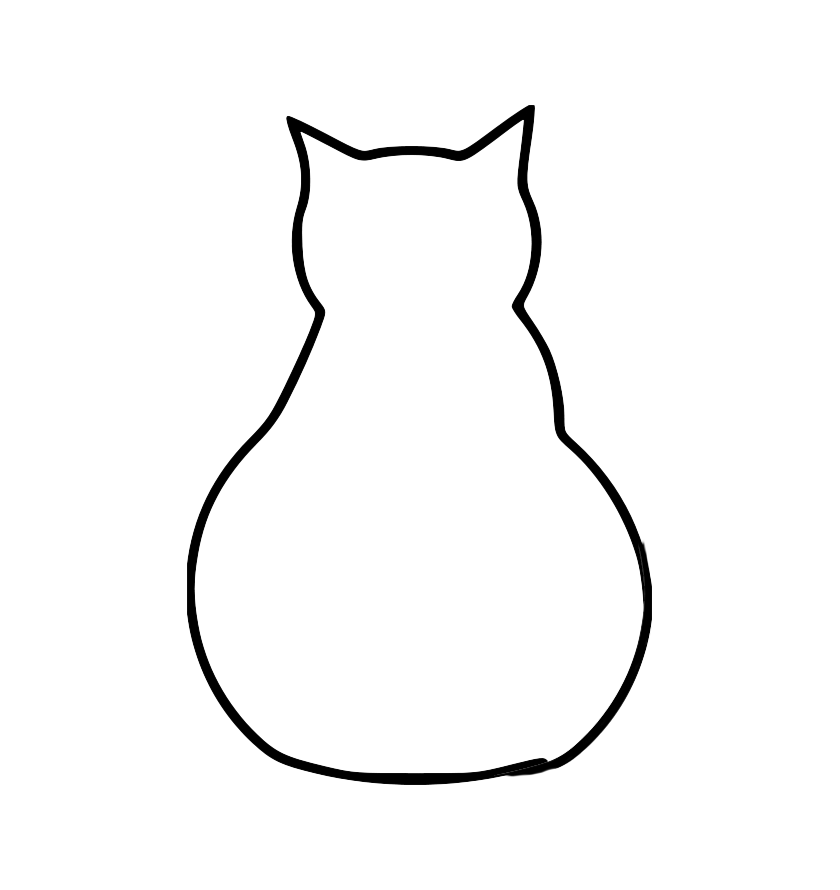
%> input picture catCopy.png, 840 x 890 px
$ octave images4.m   (GNU Octave 9; MATLAB toolbox functions it lacks are replaced by stand-ins)
%> lines starting %> are read from the running program, lines starting %| are printed output that depends on the picture; in (x1, y1, x2, y2) boxes, pixels count from 0 and x2, y2 are one past the last pixel; in counts of white or black regions, pixels touching at a corner belong together; the program's own positions count from 1
clear variables
close all
%s = serialport("COM3",115200); %serial port COM+# to connect with robotic arm
imdata = imread("catCopy.png");
%> imdata is the input picture: size 890x840x3 uint8; min 0, max 255, mean 248.6
imdata = imresize(imdata,[140 NaN]);
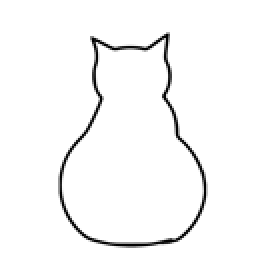
%> imdata: size 140x133x3 uint8 (shown 2 times larger); min 0, max 255, mean 248.4
imdata = im2bw(imdata);  %recommends imbinarize instead of im2bw
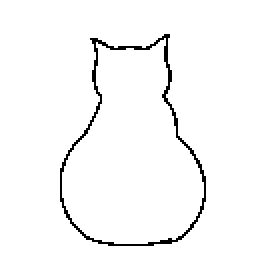
%> imdata: size 140x133 logical (shown 2 times larger); 97.5% white; black in thin lines or dots, all inside (x1, y1, x2, y2) = (30, 17, 103, 123)
imdata = ~imdata;

data = bwmorph(imdata,'skel'); %need image processing
data = bwmorph(data,'thin',Inf);
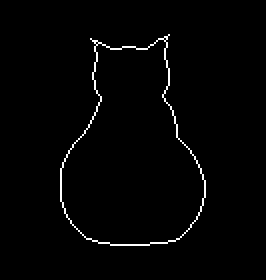
%> data: size 140x133 logical (shown 2 times larger); 1.5% white in thin lines or dots, all inside (x1, y1, x2, y2) = (30, 17, 103, 123)
imshow(data);
data = bwmorph(data,'spur');
%> data: size 140x133 logical; 1.5% white in thin lines or dots, all inside (x1, y1, x2, y2) = (30, 18, 103, 123)
figure
imshow(data);
title("thin");
B = double(imdata);
[row, col] = find(B == 1);
%> row = 458 values from 18 to 123; col = 458 values from 31 to 103
[test]= find(B==1);
%> test = 458 values from 4285 to 14381

X1 = zeros(round((length(row)-1)/4),1); Y1 = zeros(size(X1));
a = 1;
for i = 1:4:length(row)    %get correct X Y coordinate for robotic arm
    X1(a)= 280 - row(i);
    Y1(a) = 75 - col(i);
    a = a+1;
end
%> this loop made 115 passes
%> i on passes 2 to 13: 5, 9, 13, 17, 21, 25, 29, 33, 37, 41, 45, 49
%> after the loop, X1 = 115 values, max 261 at index 73, min 157 at index 48, mean 206.7; Y1 = 115 values, max 44 at index 1, min -28 at index 113, mean 7.59; a = 116


X1 = num2str(X1);       %convert number to string
%> X1 = 115 items
Y1 = num2str(Y1);
%> Y1 = 115 items

%string concatenation to G-Code instruction
%ZABC coordinate does not change, keep end effector vertically down
%F2000 = speed 2000
code1 = strcat('M20 G90 G00 X' , X1 , ' Y',  Y1 , ' Z140 A0.00 B0.00 C0.00 F2000.00');
%> code1 = 115 items

%write(s,'M3S500','char') %Turn on the gripper
%pause(1)
%Write to robotic amr with zero coordinate G-Code instruction
%write(s,'M21 G90 G01 X0 Y0 Z0 A0 B0 C0 F2000','char')

%Search for start
[rowmax,colmax]= size(B);
%> rowmax = 140; colmax = 133
a = 0; b = 0;
for m=rowmax:-1:1
    for n=1:colmax
        if B(m,n)==1
            a = m;
            b = n; %found start, to be simple assume all connected etc
            break
        end
    end
    if B(m,n)==1
        a = m;
        b = n;%found start, to be simple assume all connected etc
        break
    end
end
%a&b are our start
%get the arm to a,b


%write(s, '','char') asdfasdfsdf %error tells where robot info is needed


B(a,b)=-1;           %-1 tells we already checked it
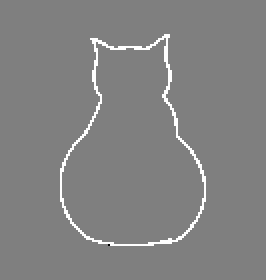
%> B: size 140x133 double (shown 2 times larger); min -1, max 1, mean 0.0245; drawn with min black and max white
%checks if all points are found
hold=(140*b)-(140-a);
%> hold = 7683
j=find(test==hold);
%> j = 189
test(j)=0;
k=find(test);
%> k = 457 values from 1 to 458
if(~isempty(k))  %if not empty
    %c is our completion check
    c=1;
    [B,e]=recursion(a,b,c,B,test,rowmax, colmax);
% [9 lines not run here, left out]
function [B,c] = recursion(a,b,c,B,test,rowmax, colmax)
%> called with a = 123, b = 55, c = 1, rowmax = 140, colmax = 133
while c~=0
    if a-1>=0 && b-1>=0 && a+1<=rowmax && b+1<=colmax
        %left
        if B(a,b-1)==1
            b=b-1;
            break
        end
        %up
        if B(a-1,b)==1
            a=a-1;
            break
        end
        %right
        if B(a,b+1)==1
            b=b+1;
            break
        end
        %down
        if B(a+1,b)==1
            a=a+1;
            break
        end
        %upleft
        if B(a-1,b-1)==1
            a=a-1;
            b=b-1;
            break
        end
        %upright
        if B(a-1,b+1)==1
            a=a-1;
            b=b+1;
            break
        end

        %downright
        if B(a+1,b+1)==1
            a=a+1;
            b=b+1;
            break
        end

        %downleft
        if B(a+1,b-1)==1
            a=a+1;
            b=b-1;
            break
        end
        %if it makes it through each direction without a 1, is a spur (has no
        %connecting spots so it must 'backtrack')
        %backtrack means going to places already marked -1 (will make thicker
        %line) but will find the next unmarked (1) spot. We know there are more
        %since there is a completion check when each new spot is found.
        %downleft

        if B(a+1,b-1)==-1
            a=a+1;
            b=b-1;
            break
        end
        %downright
        if B(a+1,b+1)==-1
            a=a+1;
            b=b+1;
            break
        end
        %upright
        if B(a-1,b+1)==-1
            a=a-1;
            b=b+1;
            break
        end
        %upleft
        if B(a-1,b-1)==-1
            a=a-1;
            b=b-1;
            break
        end
        %down
        if B(a+1,b)==-1
            a=a+1;
            break
        end
        %right
        if B(a,b+1)==-1
            b=b+1;
            break
        end
        %left
        if B(a,b-1)==-1
            b=b-1;
            break
        end
        %up
        if B(a-1,b)==-1
            a=a-1;
            break
        end

    end %if end

    %if surrounded by 0s and -2s or c>10
   % if c>=10
        %move arm up and goto next unplotted spot
        %arm down and continue
        code2 = strcat('M20 G90 G00 X0 Y0 Z40 A0.00 B0.00 C0.00 F2000.00');
        %pause(1)
        k=find(test);
        if(isempty(k))
            c=0; %it is completed
        else
            x=test(k(1));
            b=ceil(x/140);
            a=140-((140*b)-x);
            %write(s, '','char')  %goes to it
            %pause(1)
            test(k(1))=0;   %mark it
            code3 = strcat('M20 G90 G00 X0 Y0 Z140 A0.00 B0.00 C0.00 F2000.00');
        end
   % end
end
%> this loop made 1 pass
%> a on pass 1: 122
%> after the loop, b = 55; c = 1; test = 458 values, max 14381 at index 458, min 0 at index 189, mean 9367.6

%break goes here

while c~=0


    %write(s, '','char') asdfasdfsdf %error tells where robot info is needed
    %pause(1)
    %tells arm to move


    if(B(a,b)==-1)%this is a safety to prevent infinite loop
        B(a,b)=-2;   %-2 prevents checking same -1
        c=c+1;  %counts every -1 since lsat 1

    if c>=10 %been through a lot of -1s
        %move arm up and goto next unplotted spot
        %arm down and continue
        code2 = strcat('M20 G90 G00 X0 Y0 Z40 A0.00 B0.00 C0.00 F2000.00');
        %pause(1)
        k=find(test);
        if(isempty(k))
            c=0; %it is completed
        else
            x=test(k(1));
            b=ceil(x/140);
            a=140-((140*b)-x);
            %write(s, '','char')  %goes to it
            %pause(1)
            test(k(1))=0;   %mark it
            code3 = strcat('M20 G90 G00 X0 Y0 Z140 A0.00 B0.00 C0.00 F2000.00');
        end
    end

    else
        B(a,b)=-1;
        c=1;
        hold=(140*b)-(140-a);
        j=find(test==hold);
        if(~isempty(j))
            test(j)=0;
        end
        k=find(test);
        m=size(k);
        if(isempty(k)|| m(1)<=10)
            c=0; %it is completed
            break
        end
    end

    [B,c]=recursion(a,b,c,B,test,rowmax,colmax);
end
%> this loop made 1 pass
%> (hold, j, m) on pass 1: (7682, 188, [456 1])
%> (the run ends here)

$ run again, with cat.png copied over catCopy.png
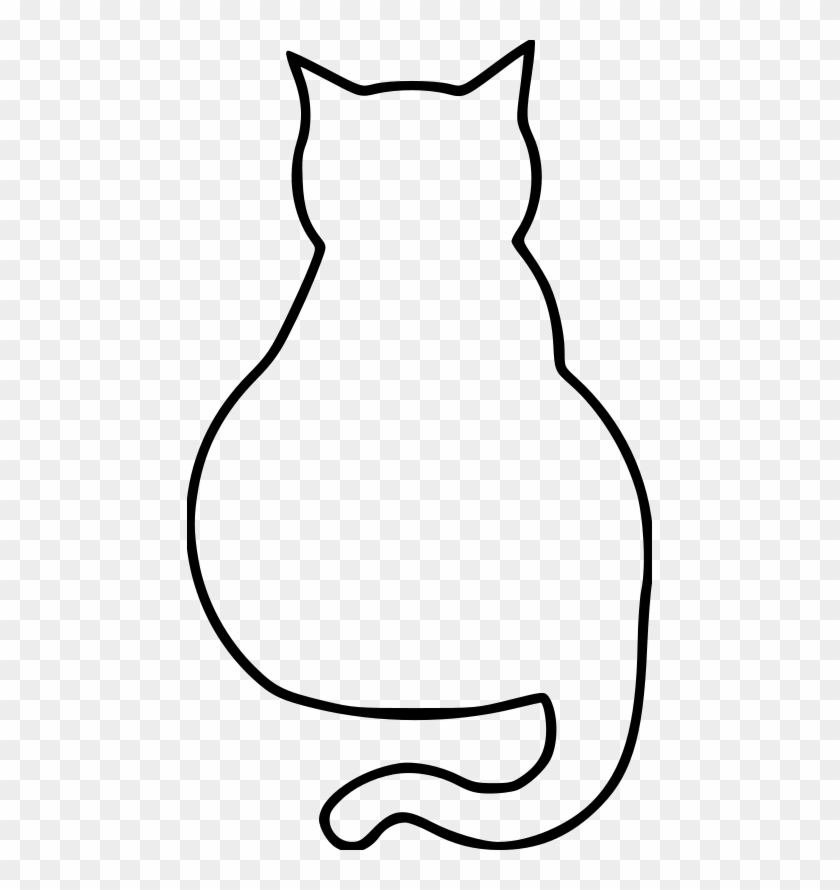
%> input picture cat.png, 840 x 890 px
%> imdata is the input picture: size 890x840x3 uint8; min 0, max 255, mean 236.9
%> `data = bwmorph(data,'thin',Inf);`:
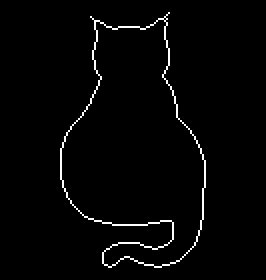
%> data: size 140x133 logical (shown 2 times larger); 2.1% white in thin lines or dots, all inside (x1, y1, x2, y2) = (30, 6, 103, 134)
%> row = 680 values from 7 to 134; col = 680 values from 31 to 103
%> `[test]= find(B==1);`: test = 680 values from 4275 to 14381
%> the loop `for i = 1:4:length(row)` made 170 passes
%> i on passes 2 to 4: 5, 9, 13
%> after the loop `for i = 1:4:length(row)`: X1 = 170 values, max 272 at index 106, min 146 at index 55, mean 198; Y1 = 170 values, max 44 at index 1, min -28 at index 166, mean 5.72; a = 171
%> `X1 = num2str(X1);`: X1 = 170 items
%> `B(a,b)=-1;`:
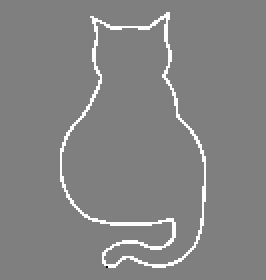
%> B: size 140x133 double (shown 2 times larger); min -1, max 1, mean 0.0364; drawn with min black and max white
%> `hold=(140*b)-(140-a);`: hold = 7554
%> `j=find(test==hold);`: j = 217
%> k = 679 values from 1 to 680
%> the loop in recursion, `while c~=0` made 1 pass
%> a on pass 1: 133
%> after the loop in recursion, `while c~=0`: b = 54; c = 1; test = 680 values, max 14381 at index 680, min 0 at index 217, mean 9653.1
%> the loop in recursion, `while c~=0` made 1 pass
%> (hold, j, m) on pass 1: (7553, 216, [678 1])

$ run again, with circle.jpg saved as catCopy.png
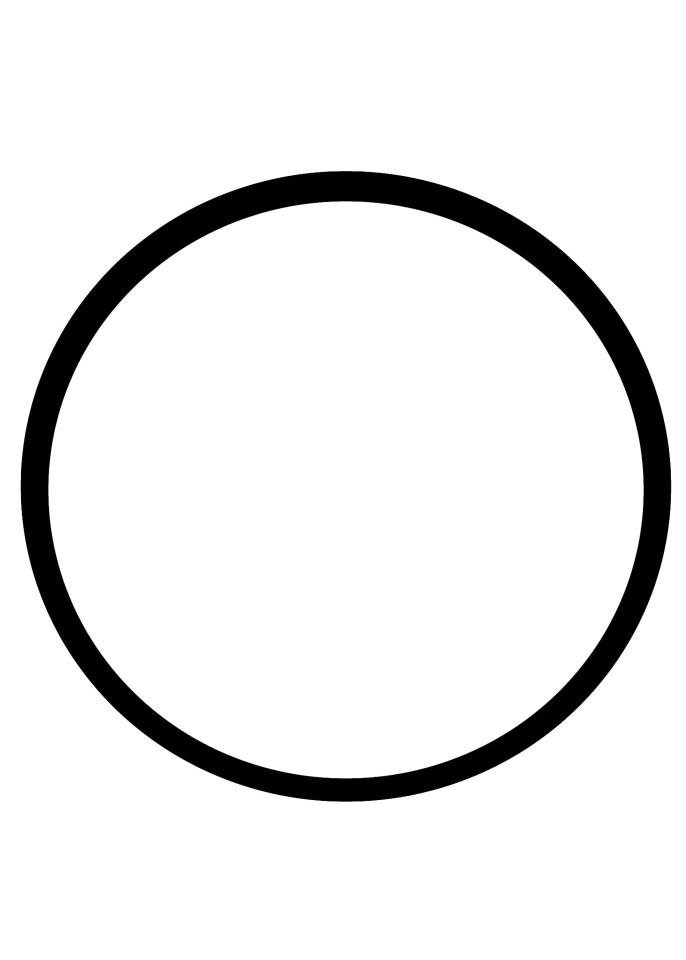
%> input picture circle.jpg, 1371 x 1920 px (shown at 1/2 size)
%> imdata is the input picture: size 1920x1371x3 uint8; mean R, G, B 234.7, 234.7, 234.7
%> `data = bwmorph(data,'thin',Inf);`:
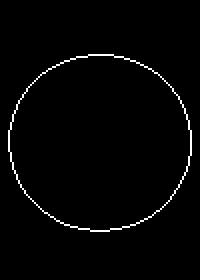
%> data: size 140x100 logical (shown 2 times larger); 1.8% white in thin lines or dots, all inside (x1, y1, x2, y2) = (4, 27, 96, 116)
%> row = 1115 values from 26 to 117; col = 1115 values from 4 to 98
%> `[test]= find(B==1);`: test = 1115 values from 485 to 13657
%> the loop `for i = 1:4:length(row)` made 279 passes
%> i on passes 2 to 4: 5, 9, 13
%> after the loop `for i = 1:4:length(row)`: X1 = 279 values, max 254 at index 125, min 163 at index 129, mean 212.4; Y1 = 279 values, max 71 at index 1, min -23 at index 277, mean 24.17; a = 280
%> `X1 = num2str(X1);`: X1 = 279 items
%> `B(a,b)=-1;`:
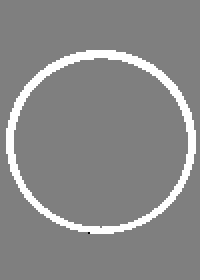
%> B: size 140x100 double (shown 2 times larger); min -1, max 1, mean 0.0795; drawn with min black and max white
%> `hold=(140*b)-(140-a);`: hold = 6277
%> `j=find(test==hold);`: j = 513
%> k = 1114 values from 1 to 1115
%> the loop in recursion, `while c~=0` made 1 pass
%> a on pass 1: 116
%> after the loop in recursion, `while c~=0`: b = 45; c = 1; test = 1115 values, max 13657 at index 1115, min 0 at index 513, mean 7050.8
%> the loop in recursion, `while c~=0` made 1 pass
%> (hold, j, m) on pass 1: (6276, 512, [1113 1])

$ run again, with star.jpg saved as catCopy.png
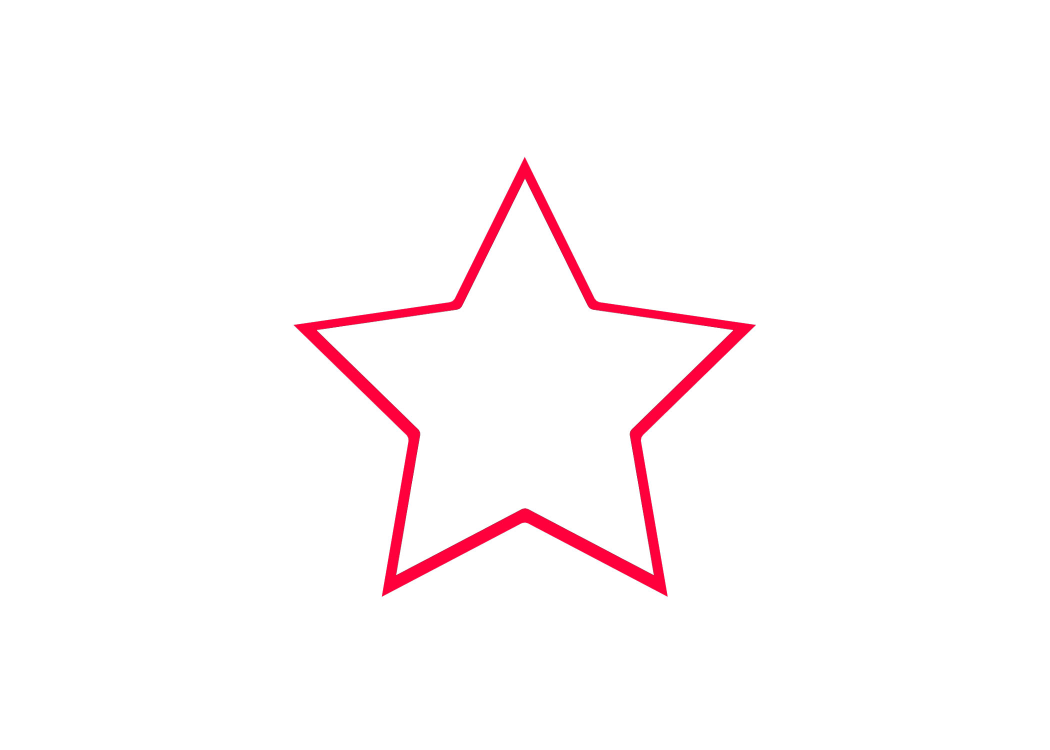
%> input picture star.jpg, 2100 x 1500 px (shown at 1/2 size)
%> imdata is the input picture: size 1500x2100x3 uint8; mean R, G, B 254.9, 249.8, 251
%> `data = bwmorph(data,'thin',Inf);`:
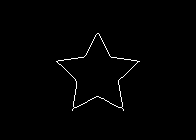
%> data: size 140x196 logical; 0.91% white in thin lines or dots, all inside (x1, y1, x2, y2) = (56, 33, 140, 111)
%> row = 447 values from 32 to 111; col = 447 values from 57 to 140
%> `[test]= find(B==1);`: test = 447 values from 7902 to 19522
%> the loop `for i = 1:4:length(row)` made 112 passes
%> i on passes 2 to 9: 5, 9, 13, 17, 21, 25, 29, 33
%> after the loop `for i = 1:4:length(row)`: X1 = 112 values, max 246 at index 55, min 170 at index 18, mean 204; Y1 = 112 values, max 18 at index 1, min -64 at index 112, mean -23.08; a = 113
%> `X1 = num2str(X1);`: X1 = 112 items
%> `B(a,b)=-1;`:
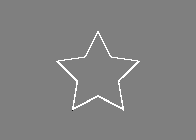
%> B: size 140x196 double; min -1, max 1, mean 0.0162; drawn with min black and max white
%> `hold=(140*b)-(140-a);`: hold = 10191
%> `j=find(test==hold);`: j = 70
%> k = 446 values from 1 to 447
%> the loop in recursion, `while c~=0` made 1 pass
%> a on pass 1: 110
%> after the loop in recursion, `while c~=0`: b = 73; c = 1; test = 447 values, max 19522 at index 447, min 0 at index 70, mean 13663.4
%> the loop in recursion, `while c~=0` made 1 pass
%> (hold, j, m) on pass 1: (10190, 69, [445 1])
